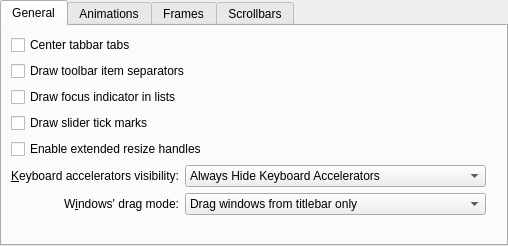
<?xml version="1.0" encoding="UTF-8"?>
<ui version="4.0">
 <class>AdwaitaStyleConfig</class>
 <widget class="QWidget" name="AdwaitaStyleConfig">
  <property name="geometry">
   <rect>
    <x>0</x>
    <y>0</y>
    <width>508</width>
    <height>246</height>
   </rect>
  </property>
  <layout class="QVBoxLayout" name="verticalLayout_2">
   <property name="leftMargin">
    <number>0</number>
   </property>
   <property name="topMargin">
    <number>0</number>
   </property>
   <property name="rightMargin">
    <number>0</number>
   </property>
   <property name="bottomMargin">
    <number>0</number>
   </property>
   <item>
    <widget class="QTabWidget" name="tabWidget">
     <property name="currentIndex">
      <number>0</number>
     </property>
     <widget class="QWidget" name="tab">
      <attribute name="title">
       <string>General</string>
      </attribute>
      <layout class="QGridLayout" name="gridLayout">
       <item row="6" column="1">
        <widget class="QLabel" name="_windowDragLabel">
         <property name="sizePolicy">
          <sizepolicy hsizetype="Preferred" vsizetype="Preferred">
           <horstretch>0</horstretch>
           <verstretch>0</verstretch>
          </sizepolicy>
         </property>
         <property name="text">
          <string>W&amp;indows' drag mode:</string>
         </property>
         <property name="alignment">
          <set>Qt::AlignRight|Qt::AlignTrailing|Qt::AlignVCenter</set>
         </property>
         <property name="buddy">
          <cstring>_windowDragMode</cstring>
         </property>
        </widget>
       </item>
       <item row="2" column="1" colspan="4">
        <widget class="QCheckBox" name="_viewDrawFocusIndicator">
         <property name="text">
          <string>Draw focus indicator in lists</string>
         </property>
        </widget>
       </item>
       <item row="5" column="1">
        <widget class="QLabel" name="_mnemonicsLabel">
         <property name="text">
          <string>&amp;Keyboard accelerators visibility:</string>
         </property>
         <property name="alignment">
          <set>Qt::AlignRight|Qt::AlignTrailing|Qt::AlignVCenter</set>
         </property>
         <property name="buddy">
          <cstring>_mnemonicsMode</cstring>
         </property>
        </widget>
       </item>
       <item row="5" column="2" colspan="2">
        <widget class="QComboBox" name="_mnemonicsMode">
         <item>
          <property name="text">
           <string>Always Hide Keyboard Accelerators</string>
          </property>
         </item>
         <item>
          <property name="text">
           <string>Show Keyboard Accelerators When Needed</string>
          </property>
         </item>
         <item>
          <property name="text">
           <string>Always Show Keyboard Accelerators</string>
          </property>
         </item>
        </widget>
       </item>
       <item row="5" column="4">
        <spacer name="horizontalSpacer_3">
         <property name="orientation">
          <enum>Qt::Horizontal</enum>
         </property>
         <property name="sizeHint" stdset="0">
          <size>
           <width>65</width>
           <height>20</height>
          </size>
         </property>
        </spacer>
       </item>
       <item row="6" column="2" colspan="2">
        <widget class="QComboBox" name="_windowDragMode">
         <item>
          <property name="text">
           <string>Drag windows from titlebar only</string>
          </property>
         </item>
         <item>
          <property name="text">
           <string>Drag windows from titlebar, menubar and toolbars</string>
          </property>
         </item>
         <item>
          <property name="text">
           <string>Drag windows from all empty areas</string>
          </property>
         </item>
        </widget>
       </item>
       <item row="7" column="1" colspan="3">
        <spacer name="verticalSpacer">
         <property name="orientation">
          <enum>Qt::Vertical</enum>
         </property>
         <property name="sizeHint" stdset="0">
          <size>
           <width>20</width>
           <height>49</height>
          </size>
         </property>
        </spacer>
       </item>
       <item row="0" column="1" colspan="4">
        <widget class="QCheckBox" name="_tabBarDrawCenteredTabs">
         <property name="text">
          <string>Center tabbar tabs</string>
         </property>
        </widget>
       </item>
       <item row="1" column="1" colspan="4">
        <widget class="QCheckBox" name="_toolBarDrawItemSeparator">
         <property name="text">
          <string>Draw toolbar item separators</string>
         </property>
        </widget>
       </item>
       <item row="3" column="1" colspan="4">
        <widget class="QCheckBox" name="_sliderDrawTickMarks">
         <property name="text">
          <string>Draw slider tick marks</string>
         </property>
        </widget>
       </item>
       <item row="4" column="1" colspan="4">
        <widget class="QCheckBox" name="_splitterProxyEnabled">
         <property name="text">
          <string>Enable extended resize handles</string>
         </property>
        </widget>
       </item>
      </layout>
     </widget>
     <widget class="QWidget" name="tab_2">
      <attribute name="title">
       <string>Animations</string>
      </attribute>
      <layout class="QGridLayout" name="gridLayout_5">
       <item row="1" column="0">
        <widget class="QLabel" name="_animationsDurationLabel">
         <property name="enabled">
          <bool>false</bool>
         </property>
         <property name="text">
          <string>Animations d&amp;uration:</string>
         </property>
         <property name="alignment">
          <set>Qt::AlignRight|Qt::AlignTrailing|Qt::AlignVCenter</set>
         </property>
         <property name="buddy">
          <cstring>_animationsDuration</cstring>
         </property>
        </widget>
       </item>
       <item row="1" column="1" colspan="2">
        <widget class="QSpinBox" name="_animationsDuration">
         <property name="enabled">
          <bool>false</bool>
         </property>
         <property name="suffix">
          <string>ms</string>
         </property>
         <property name="maximum">
          <number>500</number>
         </property>
        </widget>
       </item>
       <item row="0" column="0" colspan="4">
        <widget class="QCheckBox" name="_animationsEnabled">
         <property name="text">
          <string>Enable animations</string>
         </property>
        </widget>
       </item>
       <item row="1" column="3">
        <spacer name="horizontalSpacer">
         <property name="orientation">
          <enum>Qt::Horizontal</enum>
         </property>
         <property name="sizeHint" stdset="0">
          <size>
           <width>40</width>
           <height>20</height>
          </size>
         </property>
        </spacer>
       </item>
       <item row="2" column="0" colspan="4">
        <spacer name="verticalSpacer_2">
         <property name="orientation">
          <enum>Qt::Vertical</enum>
         </property>
         <property name="sizeHint" stdset="0">
          <size>
           <width>20</width>
           <height>40</height>
          </size>
         </property>
        </spacer>
       </item>
      </layout>
     </widget>
     <widget class="QWidget" name="tab_3">
      <attribute name="title">
       <string>Frames</string>
      </attribute>
      <layout class="QVBoxLayout" name="verticalLayout_3">
       <item>
        <widget class="QCheckBox" name="_dockWidgetDrawFrame">
         <property name="text">
          <string>Draw frame around dockable panels</string>
         </property>
        </widget>
       </item>
       <item>
        <widget class="QCheckBox" name="_titleWidgetDrawFrame">
         <property name="text">
          <string>Draw frame around page titles</string>
         </property>
        </widget>
       </item>
       <item>
        <widget class="QCheckBox" name="_sidePanelDrawFrame">
         <property name="text">
          <string>Draw frame around side panels</string>
         </property>
        </widget>
       </item>
       <item>
        <widget class="QCheckBox" name="_menuItemDrawThinFocus">
         <property name="text">
          <string>Draw a thin line to indicate focus in menus and menubars</string>
         </property>
        </widget>
       </item>
       <item>
        <spacer name="verticalSpacer_3">
         <property name="orientation">
          <enum>Qt::Vertical</enum>
         </property>
         <property name="sizeHint" stdset="0">
          <size>
           <width>20</width>
           <height>117</height>
          </size>
         </property>
        </spacer>
       </item>
      </layout>
     </widget>
     <widget class="QWidget" name="tab_4">
      <attribute name="title">
       <string>Scrollbars</string>
      </attribute>
      <layout class="QGridLayout" name="gridLayout_6">
       <item row="1" column="2">
        <spacer name="horizontalSpacer_2">
         <property name="orientation">
          <enum>Qt::Horizontal</enum>
         </property>
         <property name="sizeHint" stdset="0">
          <size>
           <width>40</width>
           <height>20</height>
          </size>
         </property>
        </spacer>
       </item>
       <item row="1" column="0">
        <widget class="QLabel" name="_scrollBarAddLineLabel">
         <property name="text">
          <string>Bottom arrow button t&amp;ype:</string>
         </property>
         <property name="alignment">
          <set>Qt::AlignRight|Qt::AlignTrailing|Qt::AlignVCenter</set>
         </property>
         <property name="buddy">
          <cstring>_scrollBarAddLineButtons</cstring>
         </property>
        </widget>
       </item>
       <item row="0" column="0">
        <widget class="QLabel" name="_scrollBarSubLineLabel">
         <property name="text">
          <string>&amp;Top arrow button type:</string>
         </property>
         <property name="alignment">
          <set>Qt::AlignRight|Qt::AlignTrailing|Qt::AlignVCenter</set>
         </property>
         <property name="buddy">
          <cstring>_scrollBarSubLineButtons</cstring>
         </property>
        </widget>
       </item>
       <item row="0" column="1">
        <widget class="QComboBox" name="_scrollBarSubLineButtons">
         <item>
          <property name="text">
           <string>No Buttons</string>
          </property>
         </item>
         <item>
          <property name="text">
           <string>One Button</string>
          </property>
         </item>
         <item>
          <property name="text">
           <string>Two Buttons</string>
          </property>
         </item>
        </widget>
       </item>
       <item row="1" column="1">
        <widget class="QComboBox" name="_scrollBarAddLineButtons">
         <item>
          <property name="text">
           <string>No Buttons</string>
          </property>
         </item>
         <item>
          <property name="text">
           <string>One Button</string>
          </property>
         </item>
         <item>
          <property name="text">
           <string>Two Buttons</string>
          </property>
         </item>
        </widget>
       </item>
       <item row="3" column="0" colspan="3">
        <spacer name="verticalSpacer_4">
         <property name="orientation">
          <enum>Qt::Vertical</enum>
         </property>
         <property name="sizeHint" stdset="0">
          <size>
           <width>20</width>
           <height>40</height>
          </size>
         </property>
        </spacer>
       </item>
       <item row="2" column="0">
        <widget class="QCheckBox" name="_scrollBarShowOnMouseOver">
         <property name="text">
          <string>Only show full scrollbar on mouse over</string>
         </property>
         <property name="checked">
          <bool>true</bool>
         </property>
        </widget>
       </item>
      </layout>
     </widget>
    </widget>
   </item>
  </layout>
 </widget>
 <tabstops>
  <tabstop>tabWidget</tabstop>
  <tabstop>_tabBarDrawCenteredTabs</tabstop>
  <tabstop>_toolBarDrawItemSeparator</tabstop>
  <tabstop>_sliderDrawTickMarks</tabstop>
  <tabstop>_splitterProxyEnabled</tabstop>
  <tabstop>_mnemonicsMode</tabstop>
  <tabstop>_windowDragMode</tabstop>
  <tabstop>_animationsEnabled</tabstop>
  <tabstop>_animationsDuration</tabstop>
  <tabstop>_dockWidgetDrawFrame</tabstop>
  <tabstop>_titleWidgetDrawFrame</tabstop>
  <tabstop>_sidePanelDrawFrame</tabstop>
  <tabstop>_menuItemDrawThinFocus</tabstop>
  <tabstop>_scrollBarSubLineButtons</tabstop>
  <tabstop>_scrollBarAddLineButtons</tabstop>
 </tabstops>
 <resources/>
 <connections>
  <connection>
   <sender>_animationsEnabled</sender>
   <signal>toggled(bool)</signal>
   <receiver>_animationsDurationLabel</receiver>
   <slot>setEnabled(bool)</slot>
   <hints>
    <hint type="sourcelabel">
     <x>90</x>
     <y>64</y>
    </hint>
    <hint type="destinationlabel">
     <x>84</x>
     <y>98</y>
    </hint>
   </hints>
  </connection>
  <connection>
   <sender>_animationsEnabled</sender>
   <signal>toggled(bool)</signal>
   <receiver>_animationsDuration</receiver>
   <slot>setEnabled(bool)</slot>
   <hints>
    <hint type="sourcelabel">
     <x>161</x>
     <y>64</y>
    </hint>
    <hint type="destinationlabel">
     <x>208</x>
     <y>98</y>
    </hint>
   </hints>
  </connection>
 </connections>
</ui>
